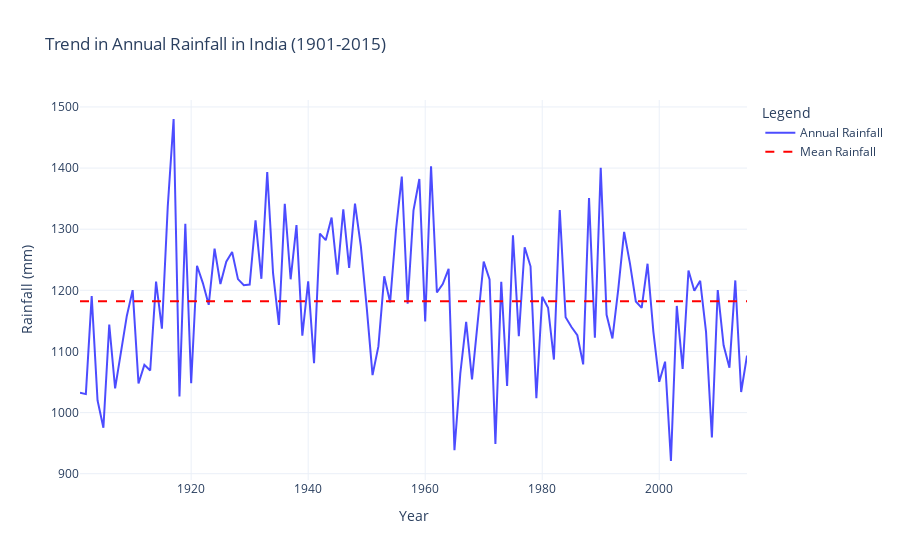

Notebook cell for this chart:
### Code cell
import plotly.graph_objects as go
import plotly.express as px

# analyze trends in annual rainfall over time
annual_rainfall = rainfall_data[['YEAR', 'ANNUAL']]

fig_annual = go.Figure()
fig_annual.add_trace(go.Scatter(
    x=annual_rainfall['YEAR'],
    y=annual_rainfall['ANNUAL'],
    mode='lines',
    name='Annual Rainfall',
    line=dict(color='blue', width=2),
    opacity=0.7
))
fig_annual.add_trace(go.Scatter(
    x=annual_rainfall['YEAR'],
    y=[annual_rainfall['ANNUAL'].mean()] * len(annual_rainfall),
    mode='lines',
    name='Mean Rainfall',
    line=dict(color='red', dash='dash')
))
fig_annual.update_layout(
    title='Trend in Annual Rainfall in India (1901-2015)',
    xaxis_title='Year',
    yaxis_title='Rainfall (mm)',
    template='plotly_white',
    legend=dict(title="Legend"),
    height=500
)
fig_annual.show()
